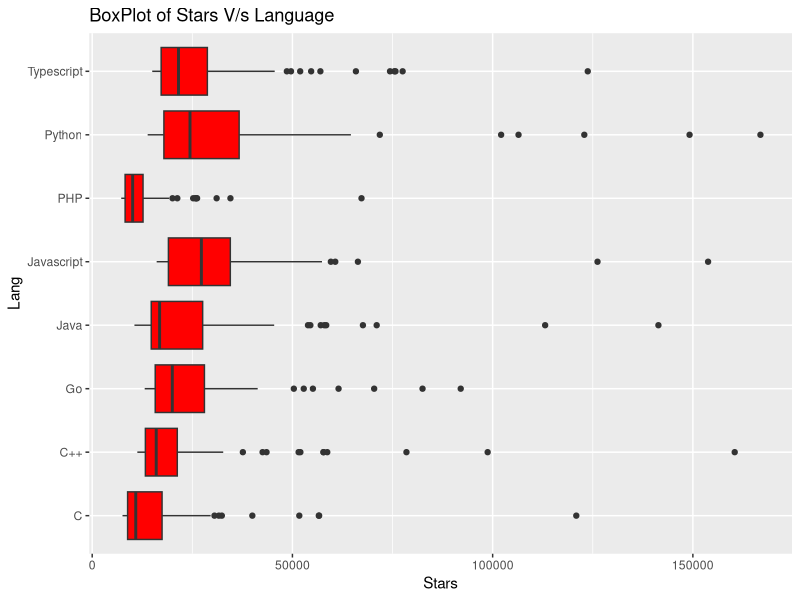
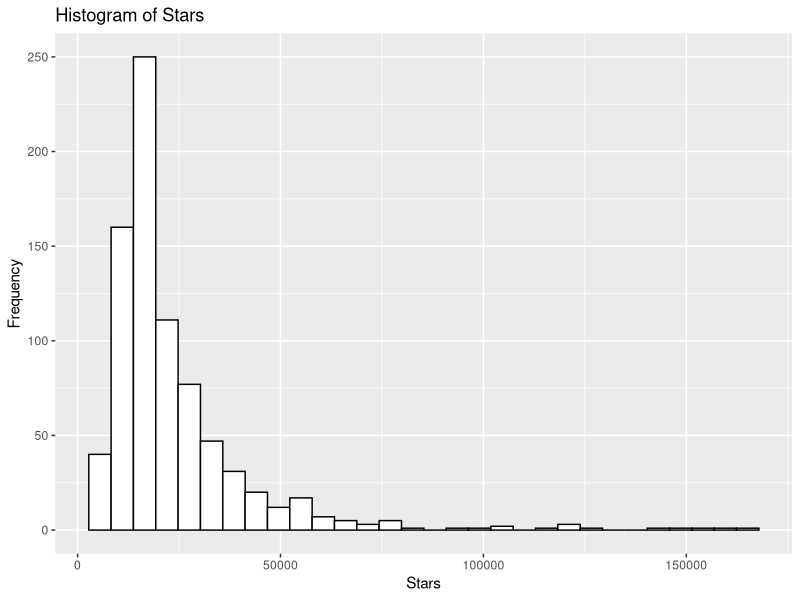
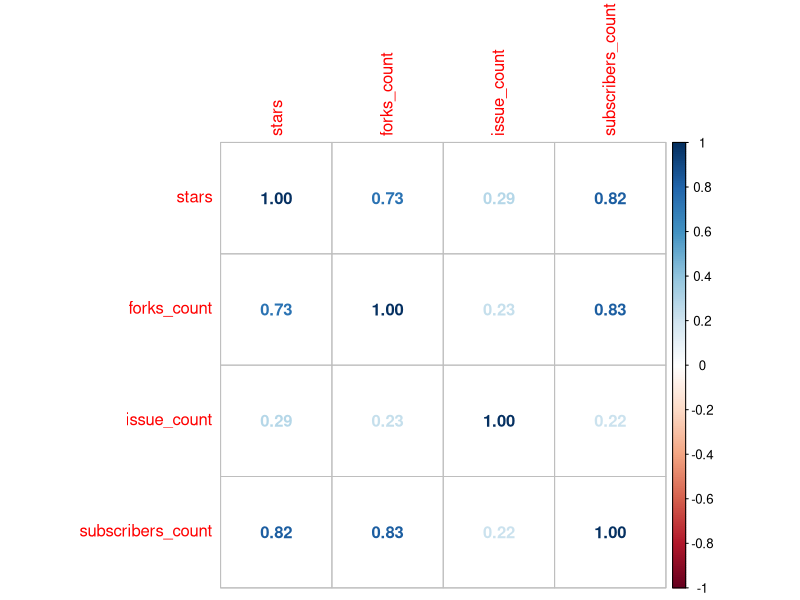

Source code (R) for these figures, in order:
# MIS 545 Section 02

# Install the required packages
# install.packages("tidyverse")


# Load the tidyverse and neuralnet libraries
library("tidyverse")
library(corrplot)

# Set the working directory to your Lab12 folder
# setwd("C:/Users/user/Documents/GitHub/MIS545_Github_CyberSecurity")

# Read Github_most_stars.csv into a tibble called githubStar
githubStar <- read_csv(file="Github_most_stars.csv",
                           col_types = "cccnnnnnncc",
                           col_names = TRUE)
# Display githubStar in the console
print(githubStar)

# Display the structure of githubStar in the console
# Display the summary of githubStar in the console
print(str(githubStar))
print(summary(githubStar))


githubStar <- githubStar %>%
  mutate(starsScaled = 
           ((stars - min(stars))
             /(max(stars) - min(stars))) * (1 - 0) + 0
         )

githubStar <- githubStar %>%
  mutate(forksCountScaled = 
           ((forks_count - min(forks_count))
            /(max(forks_count) - min(forks_count))) * (1 - 0) + 0
        )

# githubStar <- githubStar %>%
#   mutate(networkCountScaled = 
#            ((network_count - min(network_count))
#             /(max(network_count) - min(network_count))) * (1 - 0) + 0
#         )

githubStar <- githubStar %>%
  mutate(suscribersCountScaled = 
           ((subscribers_count - min(subscribers_count))
            /(max(subscribers_count) - min(subscribers_count))) * (1 - 0) + 0
      )

# githubStar <- githubStar %>%
#   mutate(watchersCountScaled = 
#            ((watchers_count - min(watchers_count))
#             /(max(watchers_count) - min(watchers_count))) * (1 - 0) + 0
#       )

githubStar <- githubStar %>%
  mutate(issueCountScaled = 
           ((issue_count - min(issue_count))
            /(max(issue_count) - min(issue_count))) * (1 - 0) + 0
  )

githubStarMedian <- githubStar%>%
  mutate(isTarget = 
           ifelse(
                    (starsScaled * 0.3 + forksCountScaled * 0.3 
                   + issueCountScaled * 0.2 + suscribersCountScaled * 0.2  ) >
                     median(starsScaled * 0.3 + forksCountScaled * 0.3 
                   + issueCountScaled * 0.2 + suscribersCountScaled * 0.2 ),
                        TRUE,FALSE
                  )
         )

githubStarMean <- githubStar%>%
  mutate(isTarget = 
           ifelse(
                  (starsScaled * 0.3 + forksCountScaled * 0.3 
                  + issueCountScaled * 0.2 + suscribersCountScaled * 0.2   ) >
               mean(starsScaled * 0.3 + forksCountScaled * 0.3  
                  + issueCountScaled * 0.2  + suscribersCountScaled * 0.2  ),
                        TRUE,FALSE
           )
  )

print(summary(githubStarMean))
print(summary(githubStarMedian))


# boxplot
githubStar %>%
  ggplot() +
  geom_boxplot(mapping = aes(x = stars, y = keyword), fill = "red") +
  labs(title = "BoxPlot of Stars V/s Language", x = "Stars", y =
         "Lang")

                    
print(githubStar)

# histogram
githubStar %>%
  ggplot() +
  geom_histogram(mapping = aes(x = stars), bins = 30, color = "black", fill = "white") +
  labs(title = "Histogram of Stars", x = "Stars", y =
         "Frequency")


# correlation
githubCorr <- githubStar %>%
  select(stars, forks_count, issue_count, subscribers_count)

# matrix
corrMat <- cor(githubCorr)

# correlation matrix display
corrplot(corrMat, method = 'number')

